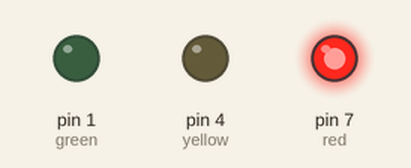
This sketch was run on a simulated Arduino Uno, built with avr-gcc and run on an emulated ATmega328P. Shown: output pins drawn as LEDs (lit = HIGH).

Above: at 2.0 s.
At 4.5 s:
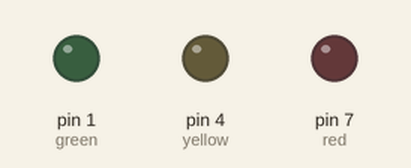
At 8.0 s:
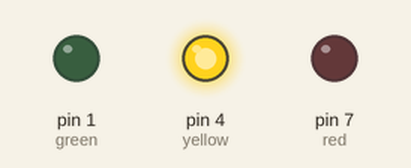
At 16.0 s:
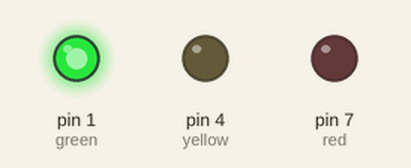
At 24.0 s:
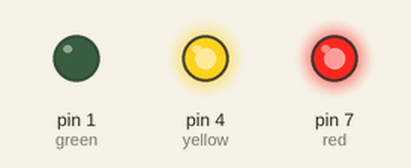
Timing chart, 0 to 28.6 s (numbered marks = the images above):
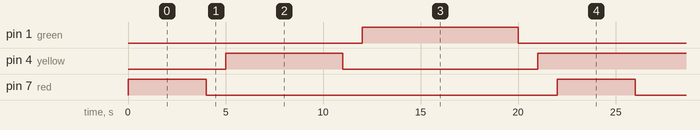

Measured:
- by itself, pin 1 (green): alternates HIGH for 8.0 s and LOW for 14.0 s
- by itself, pin 4 (yellow): repeats every 22.0 s: LOW 10.0 s, HIGH 12.0 s
- by itself, pin 7 (red): alternates HIGH for 4.0 s and LOW for 18.0 s

The sketch:

waceke_1.ino
```cpp
// C++ code
//
int red=7;
int green=1;
int yellow=4;
void setup()

{
  pinMode(red, OUTPUT);
  pinMode(green, OUTPUT);
  pinMode(yellow, OUTPUT);
}

void loop()
{
  digitalWrite(red, HIGH);
  delay(4000); // Wait for 1000 millisecond(s)
  digitalWrite(red, LOW);
  delay(1000); // Wait for 1000 millisecond(s)
  digitalWrite(yellow, HIGH);
  delay(6000);
  digitalWrite(yellow, LOW);
  delay(1000);
  digitalWrite(green, HIGH);
  delay(8000);
  digitalWrite(green, LOW);
  delay(1000);
  digitalWrite(yellow, HIGH);
  delay(1000);
}
```
